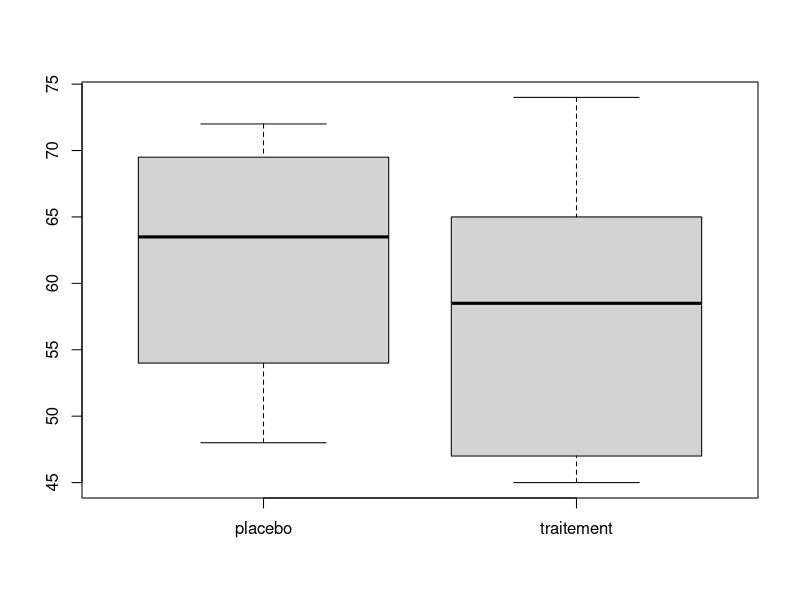

Generate this figure with R:
## ---- chunk 1
knitr::kable(head(read.table("hypertension.txt", header = TRUE)))
## ---- chunk 2
tension = read.table("hypertension.txt", header = TRUE)

head(tension)

mean(tension$age)
## ---- chunk 3
sum(tension$systolique > 140)
## ---- chunk 4
boxplot(
  tension$age[tension$groupe == "placebo"],
  tension$age[tension$groupe == "traitement"],
  names = c("placebo", "traitement")
)

## ---- chunk 5
CI <- function(x, confidence){
    alpha = 1 - confidence
    mu = mean(x)
    sigma = sd(x)
    n = length(x)
    CI_inf = mu - (qt(1 - alpha/2, n-1) * sigma/sqrt(n))
    CI_sup = mu + (qt(1 - alpha/2, n-1) * sigma/sqrt(n))
    CI = c(inf = CI_inf, sup = CI_sup) 
    return(CI)
}

length(tension$age[tension$groupe == "placebo"])
## ---- chunk 6
shapiro.test(tension$age[tension$groupe == "placebo"])
## ---- chunk 7
CI(tension$age[tension$groupe == "placebo"], 0.95)
## ---- chunk 8
length(tension$systolique)
## ---- chunk 9
t.test(tension$systolique, mu = 130)
## ---- chunk 10
f = tension$systolique[tension$sexe == "f"]
h = tension$systolique[tension$sexe == "h"]

length(f)
length(h)

# N < 30 pour les deux échantillons, il faut vérifier la normalité avec un test de Shapiro par exemple
# 
# mêmes hypothèses qu'au-dessus
shapiro.test(f)
shapiro.test(h)

# Égalité des variances
# H0 : les variances des échantillons sont égales
# H1 : les variances des échantillons sont différentes
var.test(f, h)

# Test de Student
# H0 : les pressions systoliques des femmes et des hommes sont égales
# H1 : les pressions systoliques des femmes et des hommes sont différentes
t.test(f, h, var.equal = TRUE)
## ---- chunk 11
traitement = tension$systolique[tension$groupe == "traitement"]
placebo = tension$systolique[tension$groupe == "placebo"]

length(traitement)
length(placebo)

## ---- chunk 12
# Mêmes hypothèses qu'au-dessus
shapiro.test(traitement)
shapiro.test(placebo)
## ---- chunk 13
# Même hypothèses qu'au-dessus
var.test(traitement, placebo)
## ---- chunk 14
t.test(traitement, placebo, var.equal = TRUE, alternative = "less")
